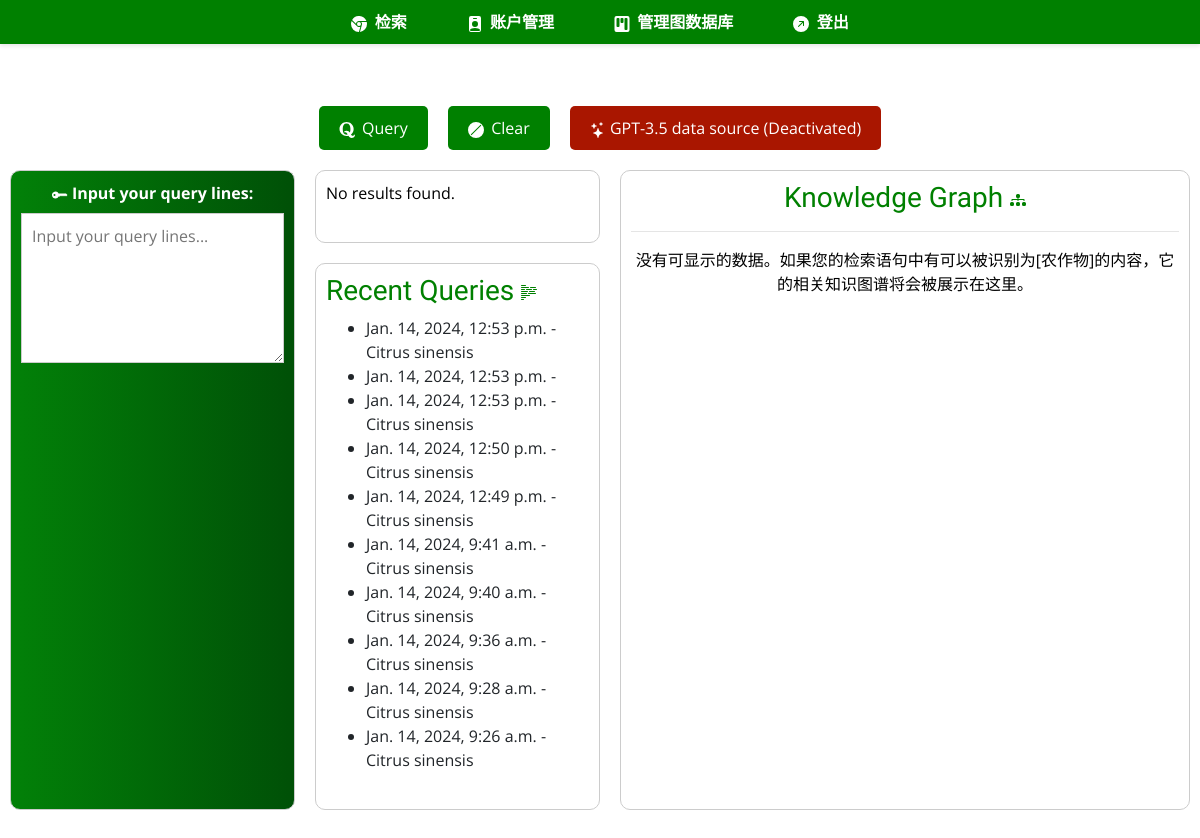
The page /query/ (signed in) on the database as committed earlier.
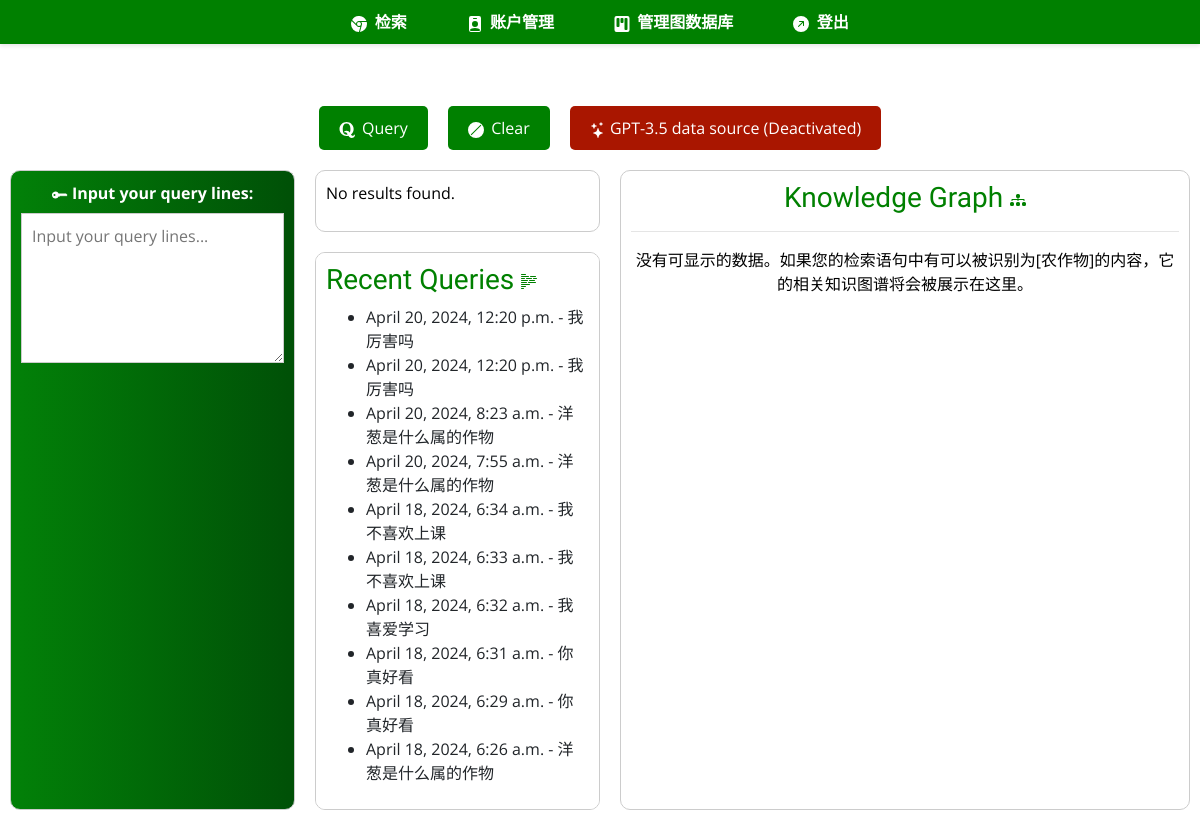
The same page on the database as committed later.
### query/models.py (models this page shows, shortened)
class QueryHistory(models.Model):
    ANSWER_STATUS_CHOICES = (
        ("KG", "Knowledge Graph"),
        ("LLM", "Large Language Model"),
        ("F", "Failed"),
        ("E", "Exception"),
    )
    user = models.ForeignKey(
        User, on_delete=models.CASCADE, related_name="query_histories"
    )
    query_content = models.TextField()
    timestamp = models.DateTimeField(default=timezone.now)
    ans_status = models.CharField(
        max_length=3, choices=ANSWER_STATUS_CHOICES, default="F"
    )

### query/views.py (the view, shortened to what this page needs)
# urls.py: path("", QueryView.as_view(), name="query-page"),
class QueryView(LoginRequiredMixin, View):
    template_name = "query/main_query.html"
    def get(self, request, *args, **kwargs):
        context = {
            "recent_queries": QueryHistory.objects.filter(
                user=self.request.user
            ).order_by("-timestamp")[:10],
        }
        return render(request, "query/main_query.html", context)

### accounts/templatetags/custom_tags.py (called while the page is built)
@register.filter(name="has_group")
def has_group(user, group_name):
    return user.groups.filter(name=group_name).exists()

### query/templates/query/main_query.html (shortened to what this page needs)
{% extends "base.html" %}
{% load static %}
{% block css_files %}
    <link rel="stylesheet" href="{% static "query/main_query.css" %}">
    <link rel="stylesheet" href="https://stackpath.bootstrapcdn.com/bootstrap/4.5.2/css/bootstrap.min.css">
    <link rel="stylesheet" href="{% static 'css/app.css' %}">
{% endblock %}
{% block content %}
    <section id="content">
        <div id="buttons-container">
            <button type="button" class="button" id="query-button">
                Query
            </button>
            <button type="button" class="button" id="clear-button">
                <svg xmlns="http://www.w3.org/2000/svg" width="16" height="16" fill="currentColor" class="bi bi-ban-fill" viewBox="0 0 16 16" style="margin-right: 0.2em;">
                  <path d="M16 8A8 8 0 1 1 0 8a8 8 0 0 1 16 0M2.71 12.584q.328.378.706.707l9.875-9.875a7 7 0 0 0-.707-.707l-9.875 9.875Z"/>
                </svg>
                Clear
            </button>
            <button type="button" class="button" id="gpt-button" data-toggle="button" aria-pressed="{% if gpt_active %}true{% else %}false{% endif %}" autocomplete="off">
                <span>
                    GPT-3.5 data source {% if gpt_active %}(Activated){% else %}(Deactivated){% endif %}
                </span>
            </button>
        </div>
        <div id="container-for-boxes">
            <div id="input-box">
                <form method="post" action="{% url 'query-page' %}">
                    <label for="query-input" style="color: white;">
                        <svg xmlns="http://www.w3.org/2000/svg" width="16" height="16" fill="currentColor" class="bi bi-key-fill" viewBox="0 0 16 16">
                          <path d="M3.5 11.5a3.5 3.5 0 1 1 3.163-5H14L15.5 8 14 9.5l-1-1-1 1-1-1-1 1-1-1-1 1H6.663a3.5 3.5 0 0 1-3.163 2M2.5 9a1 1 0 1 0 0-2 1 1 0 0 0 0 2"/>
                        </svg>
                        <strong>Input your query lines:</strong>
                    </label>
                    <textarea id="query-input" name="search_query" placeholder="Input your query lines..."></textarea>
                </form>
            </div>
            <div id="output-box">
                    {% if search_results %}
                        <div id="answer-output">
                            <p>{{ search_results }}</p>
                        </div>
                    {% else %}
                        <p>No results found.</p>
                    {% endif %}
            </div>
            <div id="recent-queries-box">
                <h3>
                    Recent Queries
                </h3>
                <ul>
                    {% for query in recent_queries %}
                        <li> {{ query.timestamp }} - {{ query.query_content }}</li>
                    {% empty %}
                        <li>No recent queries.</li>
                    {% endfor %}
                </ul>
            </div>
            <div id="graph-box">
                <h3>
                    Knowledge Graph
                </h3>
                <hr>
                <div id="graph-output">
                </div>
            </div>
        </div>
    </section>
{% endblock %}

Rows that differ between the two databases and show on the page:
no longer on this page (row unchanged): QueryHistory: timestamp "Jan. 14, 2024, 12:53 p.m.", query_content "Citrus sinensis"
no longer on this page (row unchanged): QueryHistory: timestamp "Jan. 14, 2024, 12:53 p.m."
no longer on this page (row unchanged): QueryHistory: timestamp "Jan. 14, 2024, 12:53 p.m.", query_content "Citrus sinensis"
no longer on this page (row unchanged): QueryHistory: timestamp "Jan. 14, 2024, 12:50 p.m.", query_content "Citrus sinensis"
no longer on this page (row unchanged): QueryHistory: timestamp "Jan. 14, 2024, 12:49 p.m.", query_content "Citrus sinensis"
no longer on this page (row unchanged): QueryHistory: timestamp "Jan. 14, 2024, 9:41 a.m.", query_content "Citrus sinensis"
no longer on this page (row unchanged): QueryHistory: timestamp "Jan. 14, 2024, 9:40 a.m.", query_content "Citrus sinensis"
no longer on this page (row unchanged): QueryHistory: timestamp "Jan. 14, 2024, 9:36 a.m.", query_content "Citrus sinensis"
no longer on this page (row unchanged): QueryHistory: timestamp "Jan. 14, 2024, 9:28 a.m.", query_content "Citrus sinensis"
no longer on this page (row unchanged): QueryHistory: timestamp "Jan. 14, 2024, 9:26 a.m.", query_content "Citrus sinensis"
added QueryHistory: timestamp "April 20, 2024, 12:20 p.m.", query_content "我厉害吗"
added QueryHistory: timestamp "April 20, 2024, 12:20 p.m.", query_content "我厉害吗"
added QueryHistory: timestamp "April 20, 2024, 8:23 a.m.", query_content "洋葱是什么属的作物"
added QueryHistory: timestamp "April 20, 2024, 7:55 a.m.", query_content "洋葱是什么属的作物"
added QueryHistory: timestamp "April 18, 2024, 6:34 a.m.", query_content "我不喜欢上课"
added QueryHistory: timestamp "April 18, 2024, 6:33 a.m.", query_content "我不喜欢上课"
added QueryHistory: timestamp "April 18, 2024, 6:32 a.m.", query_content "我喜爱学习"
added QueryHistory: timestamp "April 18, 2024, 6:31 a.m.", query_content "你真好看"
added QueryHistory: timestamp "April 18, 2024, 6:29 a.m.", query_content "你真好看"
added QueryHistory: timestamp "April 18, 2024, 6:26 a.m.", query_content "洋葱是什么属的作物"
